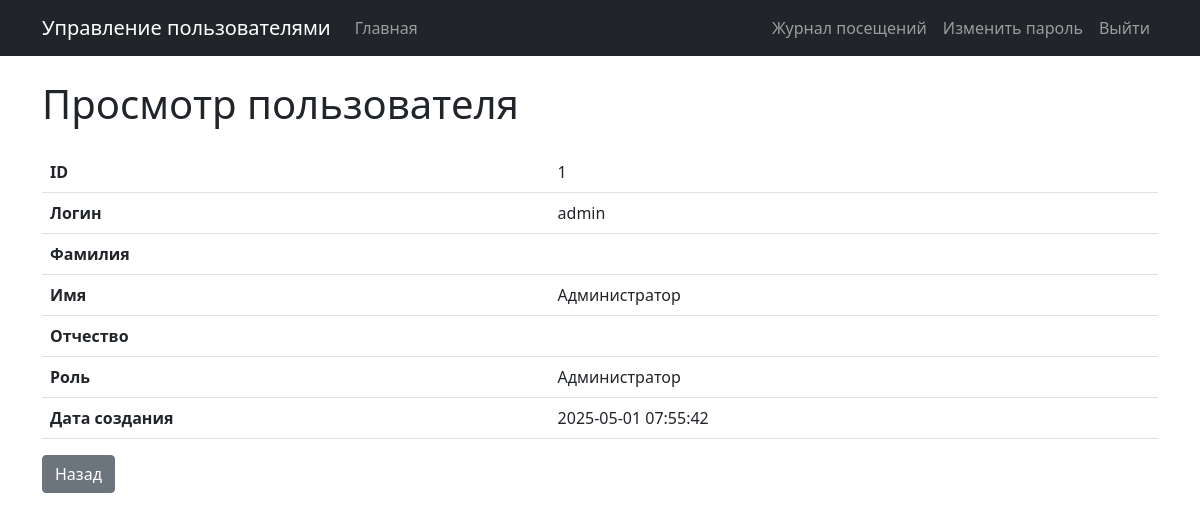
/users/1 (signed in), run on an earlier commit of the app's database.
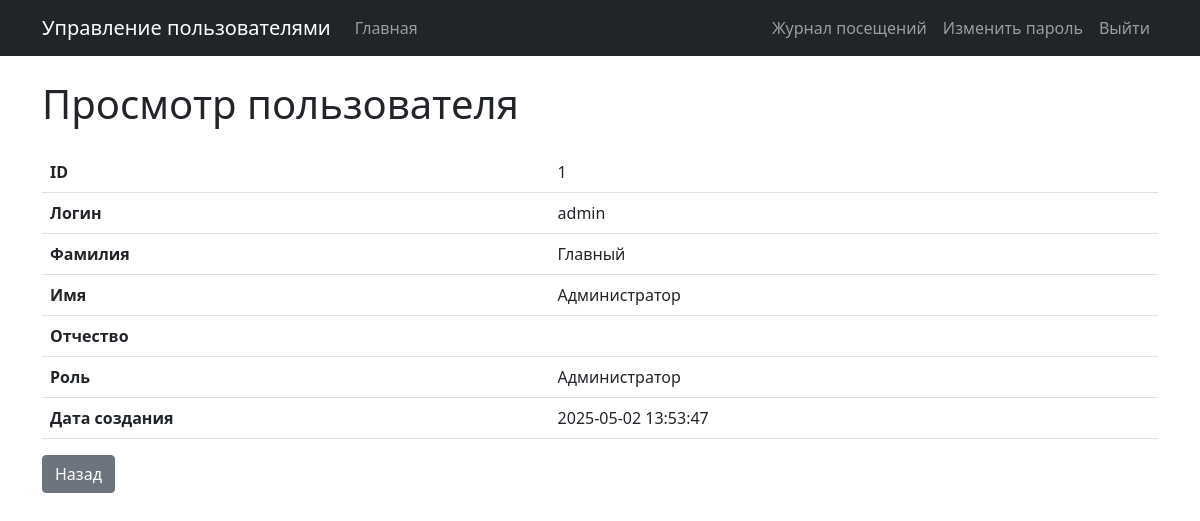
And on a later commit of the database.
### tables this page shows
CREATE TABLE users (
            id INTEGER PRIMARY KEY AUTOINCREMENT,
            login TEXT NOT NULL UNIQUE,
            password_hash TEXT NOT NULL,
            last_name TEXT,
            first_name TEXT NOT NULL,
            middle_name TEXT,
            role_id INTEGER,
            created_at TIMESTAMP DEFAULT CURRENT_TIMESTAMP,
            FOREIGN KEY (role_id) REFERENCES roles(id)
        );

CREATE TABLE roles (
            id INTEGER PRIMARY KEY AUTOINCREMENT,
            name TEXT NOT NULL,
            description TEXT
        );

### lab1_template/app/app.py (the view)
@app.route("/users/<int:user_id>")
@login_required
def view_user(user_id):
    db = get_db()
    user = db.execute(
        """
        SELECT u.id, u.login, u.first_name, u.last_name, u.middle_name, u.created_at, r.name as role_name
        FROM users u
        LEFT JOIN roles r ON u.role_id = r.id
        WHERE u.id = ?
    """,
        (user_id,),
    ).fetchone()
    if not user:
        flash("Пользователь не найден", "danger")
        return redirect(url_for("index"))
    return render_template("view_user.html", user=user)

### lab1_template/app/app.py (called while the page is built)
def get_db():
    conn = sqlite3.connect(app.config["DATABASE"])
    conn.row_factory = sqlite3.Row
    return conn

@app.before_request
def log_visit():
    if request.path.startswith("/static/"):
        return
    db = get_db()
    user_id = current_user.id if current_user.is_authenticated else None
    db.execute(
        """
    INSERT INTO visit_logs (path, user_id)
    VALUES (?, ?)
    """,
        (request.path, user_id),
    )
    db.commit()

@login_manager.user_loader
def load_user(user_id):
    db = get_db()
    user_data = db.execute(
        """
    SELECT id, login, password_hash, first_name, last_name, middle_name, role_id, created_at
    FROM users WHERE id = ?
    """,
        (user_id,),
    ).fetchone()
    if user_data:
        return User(
            user_id=user_data["id"],
            login=user_data["login"],
            password_hash=user_data["password_hash"],
            first_name=user_data["first_name"],
            last_name=user_data["last_name"],
            middle_name=user_data["middle_name"],
            role_id=user_data["role_id"],
            created_at=user_data["created_at"],
        )
    return None

    def get_role_name(self):
        db = get_db()
        role = db.execute(
            "SELECT name FROM roles WHERE id = ?", (self.role_id,)
        ).fetchone()
        return role["name"] if role else None

### lab1_template/app/templates/view_user.html
{% extends 'base.html' %}
{% block content %}
<h1 class="mb-4">Просмотр пользователя</h1>
<table class="table">
  <tr>
    <th>ID</th>
    <td>{{ user['id'] }}</td>
  </tr>
  <tr>
    <th>Логин</th>
    <td>{{ user['login'] }}</td>
  </tr>
  <tr>
    <th>Фамилия</th>
    <td>{{ user['last_name'] or '' }}</td>
  </tr>
  <tr>
    <th>Имя</th>
    <td>{{ user['first_name'] }}</td>
  </tr>
  <tr>
    <th>Отчество</th>
    <td>{{ user['middle_name'] or '' }}</td>
  </tr>
  <tr>
    <th>Роль</th>
    <td>{{ user['role_name'] or '' }}</td>
  </tr>
  <tr>
    <th>Дата создания</th>
    <td>{{ user['created_at'] }}</td>
  </tr>
</table>
<a href="{{ url_for('index') }}" class="btn btn-secondary">Назад</a>
{% endblock %}

### lab1_template/app/templates/base.html (shortened to what this page needs)
<!doctype html>
<html lang="ru">
<head>
  <link href="https://cdn.jsdelivr.net/npm/bootstrap@5.0.2/dist/css/bootstrap.min.css" rel="stylesheet">
</head>
<body>
  <nav class="navbar navbar-expand-lg navbar-dark bg-dark">
    <div class="container">
      <a class="navbar-brand" href="{{ url_for('index') }}">Управление пользователями</a>
      <div class="collapse navbar-collapse">
        <ul class="navbar-nav me-auto">
          <li class="nav-item">
            <a class="nav-link" href="{{ url_for('index') }}">Главная</a>
          </li>
        </ul>
        <ul class="navbar-nav">
          {% if current_user.is_authenticated %}
          <li class="nav-item">
            <a class="nav-link" href="{{ url_for('reports.visits') }}">Журнал посещений</a>
          </li>
          <li class="nav-item">
            <a class="nav-link" href="{{ url_for('change_password') }}">Изменить пароль</a>
          </li>
          <li class="nav-item">
            <a class="nav-link" href="{{ url_for('logout') }}">Выйти</a>
          </li>
          {% else %}
          <li class="nav-item">
            <a class="nav-link" href="{{ url_for('login') }}">Войти</a>
          </li>
          {% endif %}
        </ul>
      </div>
    </div>
  </nav>
  <div class="container mt-4">
    {% block content %}{% endblock %}
  </div>
</body>
</html>

What changed in the data, as far as the page shows it:
changed users "admin": last_name (not shown) → "Главный"; created_at "2025-05-01 07:55:42" → "2025-05-02 13:53:47"
